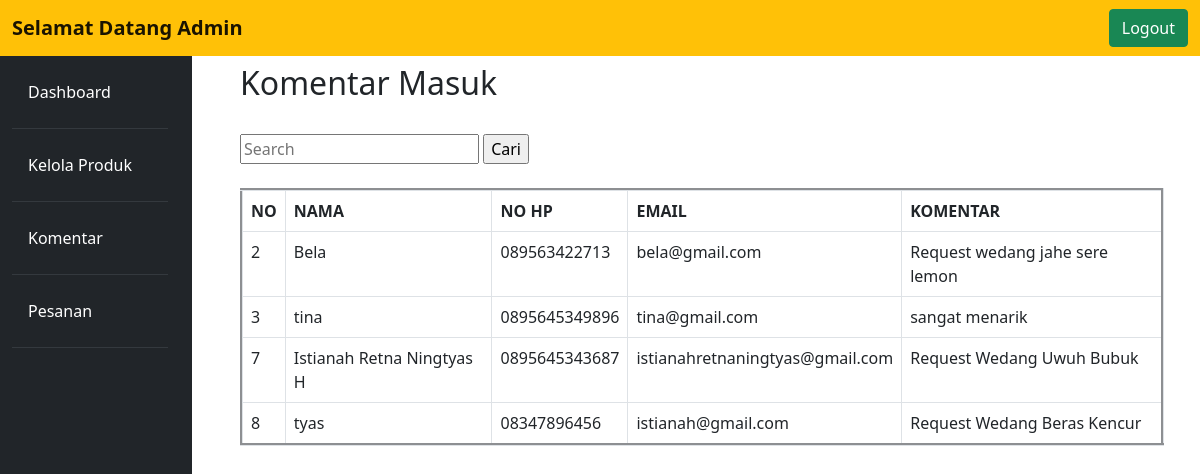
Page /dashboardadmin/komentar.php (signed in) on the committed database.
### tables this page shows
CREATE TABLE `komentar` (
  `id` int(100) NOT NULL,
  `nama` varchar(100) NOT NULL,
  `nohp` varchar(100) NOT NULL,
  `email` varchar(100) NOT NULL,
  `komentar` varchar(100) NOT NULL
);

### dashboardadmin/komentar.php (the view, shortened to what this page needs)
<?php
include_once("koneksi.php");
if(isset($_SESSION['email'])){
?>
<!doctype html>
<html lang="en">
  <head>
    <link href="https://cdn.jsdelivr.net/npm/bootstrap@5.1.3/dist/css/bootstrap.min.css" rel="stylesheet">
     <link rel="stylesheet" type="text/css" href="admin.css">
  </head>
  <body>
  <nav class="navbar navbar-expand-lg navbar-light bg-warning fixed-top">
  <div class="container-fluid">
    <a class="navbar-brand" href="#"><b>Selamat Datang Admin</b></a>
      <form class="d-flex">
      <a href="logout.php" class="btn btn-success square-btn-adjust">Logout</a>
      </form>
    </div>
</nav>
<div class="row no-gutters mt-5">
    <div class="col-md-2 bg-dark mt-14 pr-3 pt-4 p-4">
    <ul class="nav flex-column ml-3 mb-5" style=" height: 1000px;">
    <li class="nav-item">
    <a class="nav-link text-white" href="dashboard.php">Dashboard</a><hr class="bg-secondary">
  </li>
  <li class="nav-item">
    <a class="nav-link text-white" style="margin-right:15px" href="form.php">Kelola Produk</a><hr class="bg-secondary">
  </li>
  <li class="nav-item">
    <a class="nav-link text-white" href="komentar.php">Komentar</a><hr class="bg-secondary">
  </li>
  <li class="nav-item">
    <a class="nav-link text-white" href="pesanan.php">Pesanan</a><hr class="bg-secondary">
  </li>
</ul>
    </div>
    <div class="col-md-10 p-5 pt-3">
        <div class="row">
                    <div class="col-md-12">
                    <h2>Komentar Masuk</h2>
                        <br>
                        <form action="" method="get">
                            <input type="text" placeholder="Search" name="cari" >
                            <input type="submit" value="Cari">
                        </form>
            <br>
            <table width='80%' border="3" class="table table-bordered">
            <tr>
                <th>NO</th>
                <th>NAMA</th>
                <th>NO HP</th>
                <th>EMAIL</th>
                <th>KOMENTAR</th>
            </tr>
<?php if(isset($_GET['cari'])){
    $cari = $_GET['cari'];
    $sql="select * from komentar where komentar like'%".$cari."%'";
    $tampil = mysqli_query($conn,$sql);
    }else{
    $sql="select * from komentar";
    $tampil = mysqli_query($conn,$sql);
    }
?>
            <?php
            while($user_data = mysqli_fetch_array($tampil)) {
                        echo "<tr>";
                        echo "<td>".$user_data['id']."</td>";
                        echo "<td>".$user_data['nama']."</td>";
                        echo "<td>".$user_data['nohp']."</td>";
                        echo "<td>".$user_data['email']."</td>";
                        echo "<td>".$user_data['komentar']."</td>";
                        }
                 ?>
                    </table>
                </div>
            </div>
        </div>
    </div>
  </body>
      <?php
  }else{
      header("Location: loginadmin.php");
      exit();
  }
  ?>
</html>

### rows in the picture
komentar: id "2", nama "Bela", nohp "089563422713", email "bela@gmail.com", komentar "Request wedang jahe sere lemon"
komentar: id "3", nama "tina", nohp "0895645349896", email "tina@gmail.com", komentar "sangat menarik"
komentar: id "7", nama "Istianah Retna Ningtyas H", nohp "0895645343687", email "istianahretnaningtyas@gmail.com", komentar "Request Wedang Uwuh Bubuk"
komentar: id "8", nama "tyas", nohp "08347896456", email "istianah@gmail.com", komentar "Request Wedang Beras Kencur"
